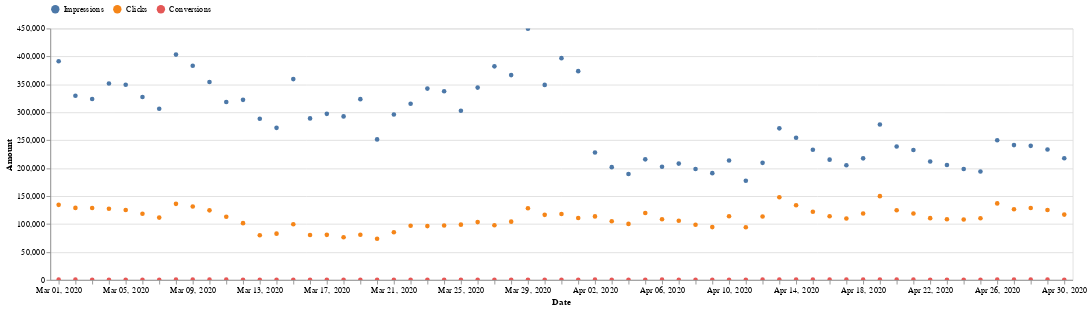

The notebook cell saved with this chart:
### Code cell
DeepnoteChart(funnel, """{"layer":[{"layer":[{"mark":{"clip":true,"type":"circle","color":"#4c78a8","tooltip":true},"encoding":{"x":{"sort":"ascending","type":"ordinal","field":"date","scale":{"type":"linear","zero":false},"timeUnit":"yearmonthdate"},"y":{"sort":null,"type":"quantitative","field":"impressions","scale":{"type":"linear","zero":false},"format":{"type":"default","decimals":null},"aggregate":"sum","formatType":"numberFormatFromNumberType"},"color":{"datum":"Impressions"}}}]},{"layer":[{"mark":{"clip":true,"type":"circle","color":"#e45756","tooltip":true},"encoding":{"x":{"sort":"ascending","type":"ordinal","field":"date","scale":{"type":"linear","zero":false},"timeUnit":"yearmonthdate"},"y":{"sort":null,"type":"quantitative","field":"clicks","scale":{"type":"linear","zero":false},"format":{"type":"default","decimals":null},"aggregate":"sum","formatType":"numberFormatFromNumberType"},"color":{"datum":"Clicks"}}}]},{"layer":[{"mark":{"clip":true,"type":"circle","color":"#f58518","tooltip":true},"encoding":{"x":{"axis":{"title":"Date"},"sort":"ascending","type":"ordinal","field":"date","scale":{"type":"linear","zero":false},"timeUnit":"yearmonthdate"},"y":{"axis":{"title":"Amount"},"sort":null,"type":"quantitative","field":"conversion","scale":{"type":"linear","zero":false},"format":{"type":"default","decimals":null},"aggregate":"sum","formatType":"numberFormatFromNumberType"},"color":{"datum":"Conversions "}}}]}],"title":"","config":{"legend":{"orient":"top"}},"$schema":"https://vega.github.io/schema/vega-lite/v5.json","encoding":{}}""")

### Figure 1 — Vega-Lite specification as saved in the notebook (floating-point values rounded to 4 significant figures; data arrays with more than 128 entries replaced by an {"elided": "..."} marker saying what was removed)
{"layer": [{"layer": [{"mark": {"clip": true, "type": "circle", "color": "#4c78a8", "tooltip": true}, "encoding": {"x": {"sort": "ascending", "type": "ordinal", "field": "date", "scale": {"type": "linear", "zero": false}, "timeUnit": "yearmonthdate"}, "y": {"sort": null, "type": "quantitative", "field": "impressions", "scale": {"type": "linear", "zero": false}, "format": {"type": "default", "decimals": null}, "aggregate": "sum", "formatType": "numberFormatFromNumberType"}, "color": {"datum": "Impressions"}}}]}, {"layer": [{"mark": {"clip": true, "type": "circle", "color": "#e45756", "tooltip": true}, "encoding": {"x": {"sort": "ascending", "type": "ordinal", "field": "date", "scale": {"type": "linear", "zero": false}, "timeUnit": "yearmonthdate"}, "y": {"sort": null, "type": "quantitative", "field": "clicks", "scale": {"type": "linear", "zero": false}, "format": {"type": "default", "decimals": null}, "aggregate": "sum", "formatType": "numberFormatFromNumberType"}, "color": {"datum": "Clicks"}}}]}, {"layer": [{"mark": {"clip": true, "type": "circle", "color": "#f58518", "tooltip": true}, "encoding": {"x": {"axis": {"title": "Date"}, "sort": "ascending", "type": "ordinal", "field": "date", "scale": {"type": "linear", "zero": false}, "timeUnit": "yearmonthdate"}, "y": {"axis": {"title": "Amount"}, "sort": null, "type": "quantitative", "field": "conversion", "scale": {"type": "linear", "zero": false}, "format": {"type": "default", "decimals": null}, "aggregate": "sum", "formatType": "numberFormatFromNumberType"}, "color": {"datum": "Conversions "}}}]}], "title": "", "config": {"legend": {"orient": "top"}}, "$schema": "https://vega.github.io/schema/vega-lite/v5.json", "encoding": {}, "data": {"values": {"elided": "2543 records"}}}
